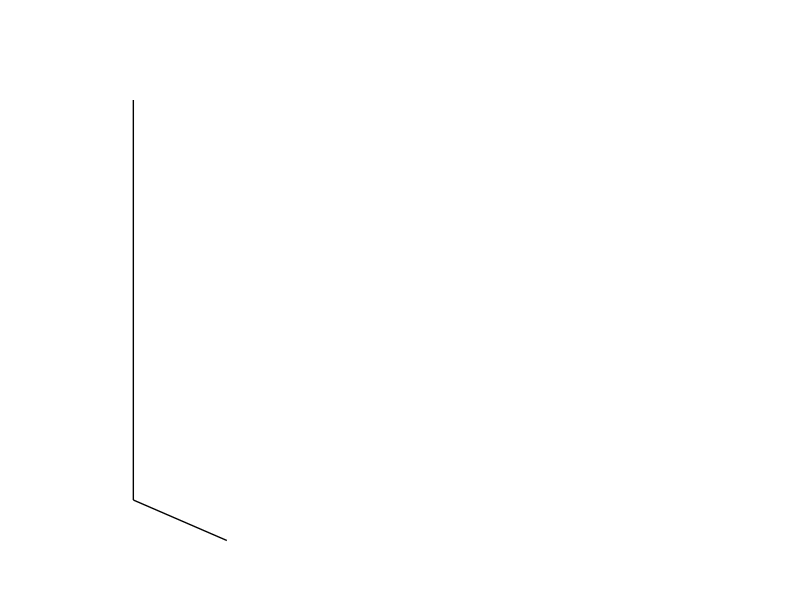

Recreate this plot in MATLAB. (Note: this script raises an error after producing the figure.)
figure()
set(gcf, 'Color', 'w');                          % White figure background
set(gca, 'Color', 'w');                          % White axes background
set(gcf, 'Position', [100, 100, 1000, 1000]);    % Large figure window
set(gca, 'Position', [0.1, 0.1, 0.8, 0.8]);
hold on;
axis([-0.1, 1.1, -0.1, 1.1])
axis off;
box on

l = 1;  % length of hoop

% plotting wall corner
gamma = pi/6;
plot([0,cos(gamma)],[0,-sin(gamma)],'k','LineWidth',1)
plot([0,0],[0,1],'k','LineWidth',1)


animation = VideoWriter('IC_falling_bar_obtuse.mp4', 'MPEG-4');
animation.FrameRate = 10;
open(animation);

% draw bar
n = 100;
OB = linspace(0,l,n);
beta = asin(OB*sin(pi/2+gamma)/l);
delta = pi/2-gamma-beta;
OA = l*sin(delta)/sin(pi/2+gamma);

Ex = [1,0];
Ey = [0,1];
u = cos(gamma)*Ex-sin(gamma)*Ey;
v = cos(gamma)*Ey+sin(gamma)*Ex;

for i = 1:n

    axis equal
    axis([-0.1, 1.5, -0.8, 1.5])

    rA = OA(i)*Ey;
    rB = OB(i)*u;

    rIC = rA+l*sin(pi/2-delta(i))/sin(beta(i)+delta(i))*Ex;

    bar = plot([rA(1), rB(1)], [rA(2), rB(2)],'b','LineWidth',2);

    perp_A = plot([0,2],[rA(2),rA(2)],'g','Linewidth',1,'Marker','.');
    perp_B = plot([rB(1),rB(1)+2*v(1)],[rB(2),rB(2)+2*v(2)],'g','Linewidth',1,'Marker','.');
    plot_IC = plot(rIC(1),rIC(2),'r','Linewidth',1,'Marker','.');

    drawnow
    writeVideo(animation, getframe(gcf))

    delete(bar)
    delete(perp_A)
    delete(perp_B)
    delete(plot_IC)

end

close(animation)




